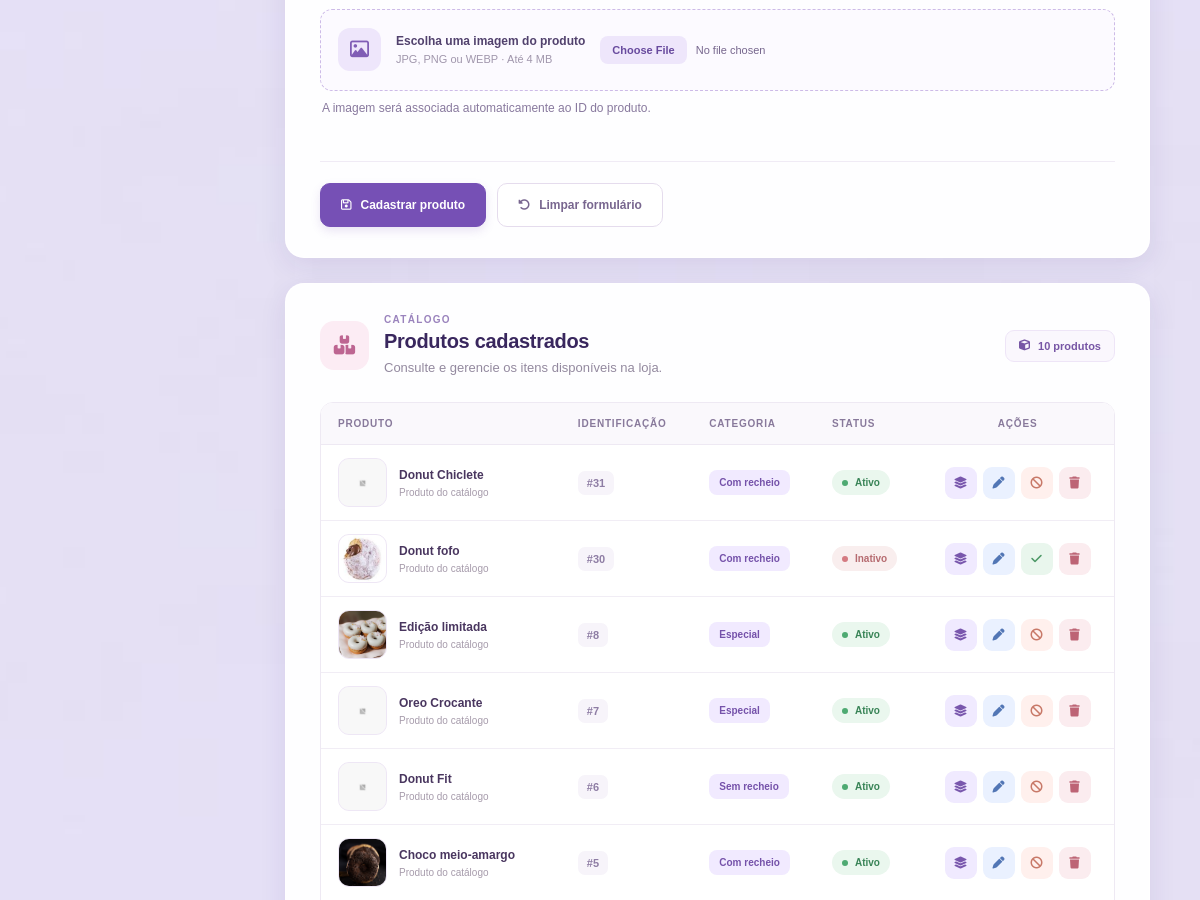
Page /index.php?controller=produto&action=index (signed in, middle part) on the earlier database version.
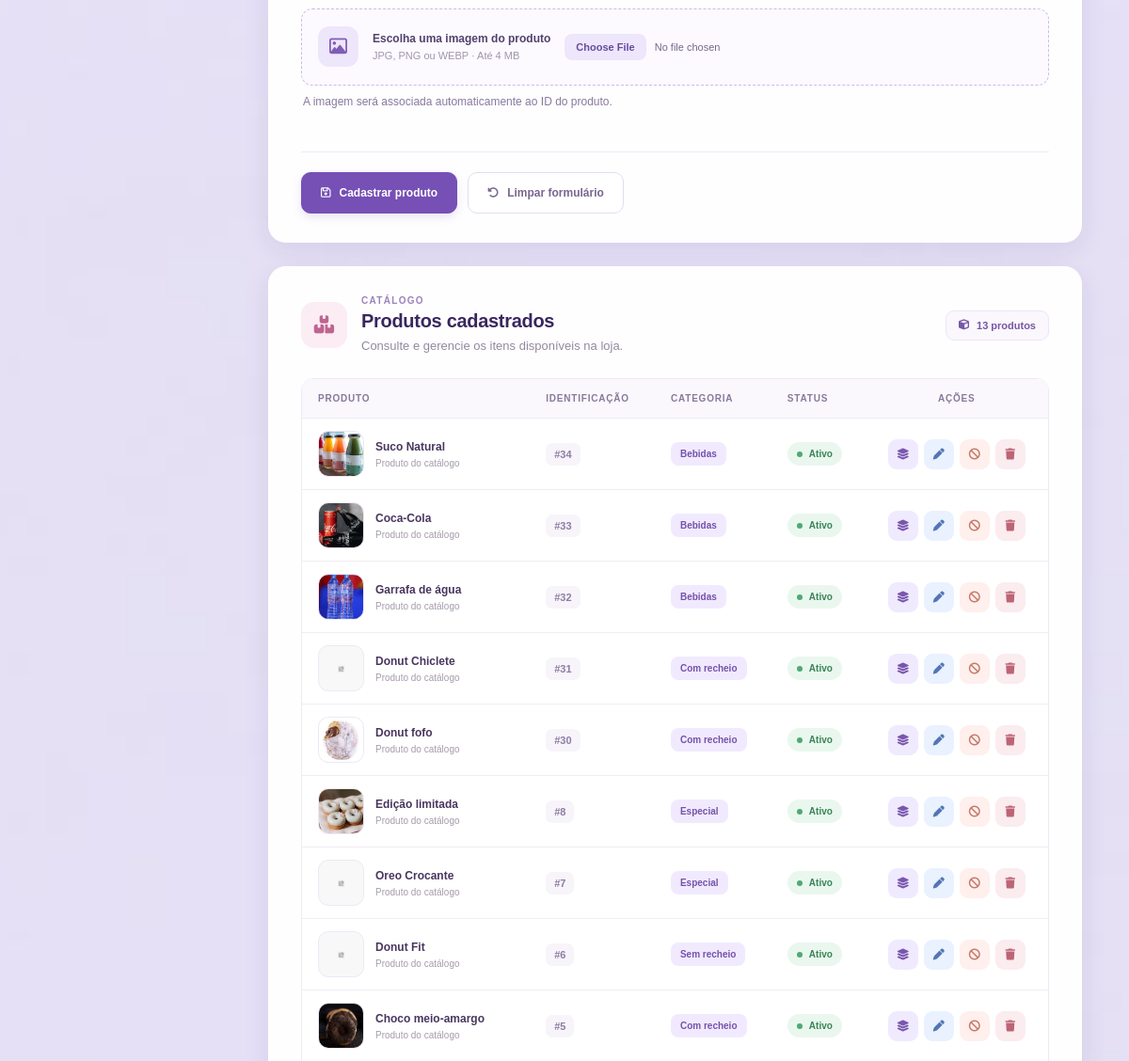
Same page on the later database version.
### tables this page shows
CREATE TABLE `produto` (
  `id` int(11) NOT NULL,
  `categoria_id` int(11) NOT NULL,
  `nome` varchar(100) NOT NULL,
  `descricao` text DEFAULT NULL,
  `ativo` tinyint(1) NOT NULL DEFAULT 1
);

CREATE TABLE `categoria` (
  `id` int(11) NOT NULL,
  `nome` varchar(100) NOT NULL,
  `ativo` tinyint(1) NOT NULL DEFAULT 1
);

### controllers/ProdutoController.php (called while the page is built, shortened)
<?php
require_once __DIR__ . '/../models/Produto.php';
class ProdutoController
{
    public function index(): void
    {
        $produtoModel = new Produto();
        $produtos = $produtoModel->listarComCategoria(false);
        require_once __DIR__ . '/../views/produtos.php';
    }
}

### index.php (called while the page is built, shortened)
<?php
require_once __DIR__ . '/config/db.php';
$controller = $_GET['controller'] ?? 'auth';
$action = $_GET['action'] ?? 'form';
switch ($controller) {
    case 'produto':
        require_once __DIR__ . '/controllers/ProdutoController.php';
        $c = new ProdutoController();
        break;
}
$c->$action();

### config/db.php (called while the page is built)
<?php
class Database
{
private static $conn = null;
public static function getConnection()
{
    if (self::$conn === null) {
        try {
self::$conn = new PDO(
"mysql:host=localhost;dbname=magicdonuts;charset=utf8mb4",
"root",
"",
    [
    PDO::ATTR_ERRMODE => PDO::ERRMODE_EXCEPTION,
    PDO::ATTR_DEFAULT_FETCH_MODE => PDO::FETCH_ASSOC
    ]
);
} catch (PDOException $e) {
 die("Erro ao conectar ao banco de dados:" . $e->getMessage());
}
}
return self::$conn;
}
}

### models/Produto.php (called while the page is built, shortened)
<?php
require_once __DIR__ . '/../config/db.php';
class Produto
{
    private PDO $conn;
    public function __construct()
    {
        $this->conn = Database::getConnection();
    }
    public function listarComCategoria(bool $somenteAtivos = false): array
    {
        $sql = "
            SELECT
                p.id,
                p.categoria_id,
                p.nome,
                p.descricao,
                p.ativo,
                c.nome AS categoria_nome
            FROM produto p
            INNER JOIN categoria c
            ON c.id = p.categoria_id
        ";
        $sql .= " ORDER BY p.id DESC";
        return $this->conn->query($sql)->fetchAll();
    }
}

### views/produtos.php (the view, shortened to what the changed rows need)
<?php
if (!function_exists('imagemProdutoUrl')) {
    function imagemProdutoUrl(int $produtoId): string
    {
        $baseFs = __DIR__ . '/../public/uploads/produtos/';
        $baseUrl = '/magicdonuts/public/uploads/produtos/';
        foreach (['jpg', 'png', 'webp'] as $ext) {
            if (file_exists($baseFs . $produtoId . '.' . $ext)) {
                return $baseUrl . $produtoId . '.' . $ext;
            }
        }
        return '/magicdonuts/imagem/produto_sem_foto.png';
    }
}
$produtos = $produtos ?? [];
require_once __DIR__ . '/layout/inicio.php';
?>
<main class="produtos-main">
    <section class="produto-card lista-produtos-card">
        <div class="produto-lista-heading">
            <div class="produto-card-heading">
                <div class="produto-heading-icon produto-heading-icon-lista">
                </div>
                <div>
                    <h2>Produtos cadastrados</h2>
                </div>
            </div>
            <span class="produto-total">
                <i class="fa-solid fa-cube"></i>
                <?= count($produtos) ?> <?= count($produtos) === 1 ? 'produto' : 'produtos' ?>
            </span>
        </div>
        <?php if (!empty($produtos)): ?>
            <div class="table-wrapper">
                <table class="produtos-table">
                    <thead>
                        <tr>
                            <th>Produto</th>
                            <th>Identificação</th>
                            <th>Categoria</th>
                            <th>Status</th>
                            <th class="coluna-acoes">Ações</th>
                        </tr>
                    </thead>
                    <tbody>
                        <?php foreach ($produtos as $p): ?>
                            <tr>
                                <td>
                                    <div class="produto-info-cell">
                                        <img
                                            class="produto-thumb"
                                            src="<?= htmlspecialchars(
                                                imagemProdutoUrl((int) $p['id']),
                                                ENT_QUOTES,
                                                'UTF-8'
                                            ) ?>"
                                            alt="<?= htmlspecialchars($p['nome'], ENT_QUOTES, 'UTF-8') ?>"
                                            loading="lazy"
                                        >
                                        <div class="produto-info-texto">
                                            <strong>
                                                <?= htmlspecialchars($p['nome'], ENT_QUOTES, 'UTF-8') ?>
                                            </strong>
                                            <span>Produto do catálogo</span>
                                        </div>
                                    </div>
                                </td>
                                <td>
                                    <span class="produto-id">
                                        #<?= (int) $p['id'] ?>
                                    </span>
                                </td>
                                <td>
                                    <span class="categoria-badge">
                                        <?= htmlspecialchars($p['categoria_nome'], ENT_QUOTES, 'UTF-8') ?>
                                    </span>
                                </td>
                                <td>
                                    <?php if ((int) $p['ativo'] === 1): ?>
                                        <span class="produto-status status-ativo">
                                            <span></span>
                                            Ativo
                                        </span>
                                    <?php else: ?>
                                        <span class="produto-status status-inativo">
                                            <span></span>
                                            Inativo
                                        </span>
                                    <?php endif; ?>
                                </td>
                                <td>
                                    <div class="produto-table-actions">
                                        <a
                                            class="table-btn table-btn-variacoes"
                                            href="index.php?controller=variacao&action=index&produto_id=<?= (int) $p['id'] ?>"
                                            title="Gerenciar variações"
                                            aria-label="Gerenciar variações"
                                        >
                                            <i class="fa-solid fa-layer-group"></i>
                                        </a>
                                        <a
                                            class="table-btn table-btn-edit"
                                            href="index.php?controller=produto&action=index&id=<?= (int) $p['id'] ?>"
                                            title="Editar produto"
                                            aria-label="Editar produto"
                                        >
                                            <i class="fa-solid fa-pen"></i>
                                        </a>
                                        <?php if ((int) $p['ativo'] === 1): ?>
                                            <a
                                                class="table-btn table-btn-danger"
                                                href="index.php?controller=produto&action=toggle&id=<?= (int) $p['id'] ?>&ativo=0"
                                                onclick="return confirm('Inativar este produto?')"
                                                title="Inativar produto"
                                                aria-label="Inativar produto"
                                            >
                                                <i class="fa-solid fa-ban"></i>
                                            </a>
                                        <?php else: ?>
                                            <a
                                                class="table-btn table-btn-success"
                                                href="index.php?controller=produto&action=toggle&id=<?= (int) $p['id'] ?>&ativo=1"
                                                title="Ativar produto"
                                                aria-label="Ativar produto"
                                            >
                                                <i class="fa-solid fa-check"></i>
                                            </a>
                                        <?php endif; ?>
                                        <a
                                            class="table-btn table-btn-delete"
                                            href="index.php?controller=produto&action=deletar&id=<?= (int) $p['id'] ?>"
                                            onclick="return confirm('ATENÇÃO: deseja excluir este produto permanentemente?')"
                                            title="Excluir produto"
                                            aria-label="Excluir produto"
                                        >
                                            <i class="fa-solid fa-trash"></i>
                                        </a>
                                    </div>
                                </td>
                            </tr>
                        <?php endforeach; ?>
                    </tbody>
                </table>
            </div>
        <?php endif; ?>
    </section>
</main>
<?php require_once __DIR__ . '/layout/fim.php'; ?>

Differences in the rows shown:
added produto: shows a picture, nome "Suco Natural", id "34", categoria.nome "Bebidas", ativo 1 (drawn)
added produto: shows a picture, nome "Coca-Cola", id "33", categoria.nome "Bebidas", ativo 1 (drawn)
added produto: shows a picture, nome "Garrafa de água", id "32", categoria.nome "Bebidas", ativo 1 (drawn)
changed produto "Donut fofo": ativo "Inativo" → "Ativo"
Other differences:
count($produtos): "10" → "13"
